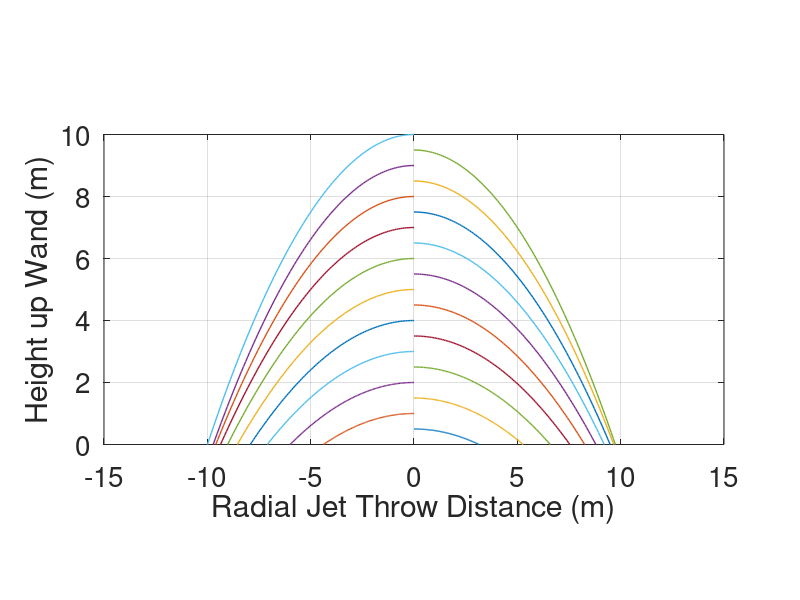

Write the MATLAB code that produced this figure.
%Water specifications used to select a pump in Chapter 6.
close all
clear all
%% Wand and nozzle parameters
d   = .0032; %nozzle jet diameter
L   =[10]    %wand length
Vtopjet=[7]; %m/s
k = 20       %Th number of nozzles to be used
Qd = .5 %Nozzle Discharge Coefficient

%Initialisation. 
Anoz = (pi/4)*d^2;
Atotal = k*Anoz
Apipe = (pi/4)*(.0276^2)%
D = (4/pi)*sqrt(Apipe);% (A= (pi/4) d^2)
fd = .03; %Darcy Friction Factor
p = 1000; % water densitykg/m^3
g = 9.81;
dh =L/k;
Lentry = 1.5%m
n = k+1; %(number of nozzles + 1 (+1 is for the entry length))
Patm = 1e5; %Pa, absolute atmospheric pressure
K = 1/(Qd^2) %Nozzle Resistance coefficient

% 
P = zeros(n,1); %Pa
Ph = zeros(n,1); %Pa
pg = zeros(n,1);%Pa
mpipe = zeros(n,1);%kg/s
mnoz = zeros(n-1,1); %kg/s
Vpipe = zeros(n,1); %m/s
Vnoz = zeros(n-1,1);%m/s
Pdyn = zeros(n-1,1); %Pa
Vnoz(end)=Vtopjet; %m/s %sets velocity of the top jet to suit the temporal boundary conditions

%% Initialise flow properties for top nozzle, based on a desired end nozzle velocity
mnoz(end) = p*Anoz(end)*Vnoz(end); %End nozzle mass flow rate, based on flow velocity

%Properties in pipe, in order to deliver the requisire amount of water
%to the top nozzle
Vpipe(end) = Anoz*Vnoz(end)/Apipe; %Pipe flow velocity
mpipe(end) = p*Vpipe(end)*Apipe;   %Pipe mass flow rate
P(end) = Patm + K*p*Vnoz(end)^2/2; %Nozzle pressure  = atmospheric + nozzle factor * dynamic pressure at the fastest flow point (the restrictor)

%Pressure delta from top nozzle to next nozzle down the wand
Ph(end) = dh*fd*Vpipe(end)^2/(2*g*D)*9804; %Pipe Pressure loss per interval(Pascal)
pg(end) = 0;                               %static pressure gain per nozzle)
Pdyn(end) = 0;                             %No flow at distal end

%% Evaluate subsequent nozzles, from the flow properties at the top nozzle
for i = 1:n-2 %for each nozzle other than the top (and leaving room to evaluate an entry length effect)
    P(end-i) =  P(end-i+1)+Pdyn(end-i+1)+Ph(end-i+1)+pg(end-i+1); % P at nozzle i-1
    
    mnoz(end-i) = (Anoz*Qd*p) * sqrt(2*((P(end-i)-Pdyn(end-i))-Patm)/p); %End nozzle mass flow rate at nozzle i-1
    Vnoz(end-i) = mnoz(end-i)/(p*Anoz);%Velocity of flow through nozzle i-1
    
    Vpipe(end-i) = Vnoz(end-i)*Anoz/Apipe + Vpipe(end-i+1); %Pipe flow velocity for section leading up to nozzle i-1
    mpipe(end-i) = p*Vpipe(end-i)*Apipe; %Pipe mass flow rate fir section leading to nozzle i-1
    
    %Pumping losses in section leading to nozzle i (pipe + gravity + dynamic pressure gain)
    Ph(end-i) = dh*fd*Vpipe(end-i+1)^2/(2*g*D)*9804;
    Pdyn(end-i) = (1000/2)*(Vpipe(end-i)^2-Vpipe(end-i+1)^2);
    pg(end-i) = p*g*dh;
    
end

Vpipe(1) = Vnoz(end-i)*Anoz/Apipe + Vpipe(end-i+1); %Pipe flow velocity for section leading up to nozzle i


%% Nozzle kinematics
t=zeros(1,k);
y=zeros(1,k);
wand_height = L; %metres
dh;
if k == 20
    for i = 1:k %njets=  number of jets
        y(i)=i*dh;
        t(i) = sqrt(2*y(i)/g);  %flight time for a jet i*jetspacing metres above ground
        T(i,:)=linspace(0,t(i),100);
        Y(i,:)=-g*(T(i,:).^2)/2+ y(i); %Y coordinates of water jets)
        x(i,:) = Vnoz(i)*T(i,:); %x-coords of water jets
    end
    
    for i = 1:n
        if mod(i,2) == 0
            x(i,:)=-x(i,:);
            
        end
    end
end
t_bottom = t(1);
t_top =  t(end);


Ar(k) = Apipe / Atotal; %area ratio
Re(k) = 1000*Vpipe(1)*D / .00131; %Reynolds at base. NB .00131 = dynamic viscousity for water ~20 degrees.

%Figure of flow form.
figure(1)
plot(x',Y','linewidth',1)
axis([-1.5*L 1.5*L 0 L]);
pbaspect([2 1 1])
grid on
xlabel('Radial Jet Throw Distance (m)')
ylabel('Height up Wand (m)')
set(gca, 'fontsize',20)

%% Output loop
fprintf('Flow Outputs\n***************************');

fprintf('\n Pressure at base is %4.0f kPa',P(2)/1000)
fprintf('\n Mass flow rate at base is %4.1f kg/s',mpipe(2))

fprintf('\n ***************************');
